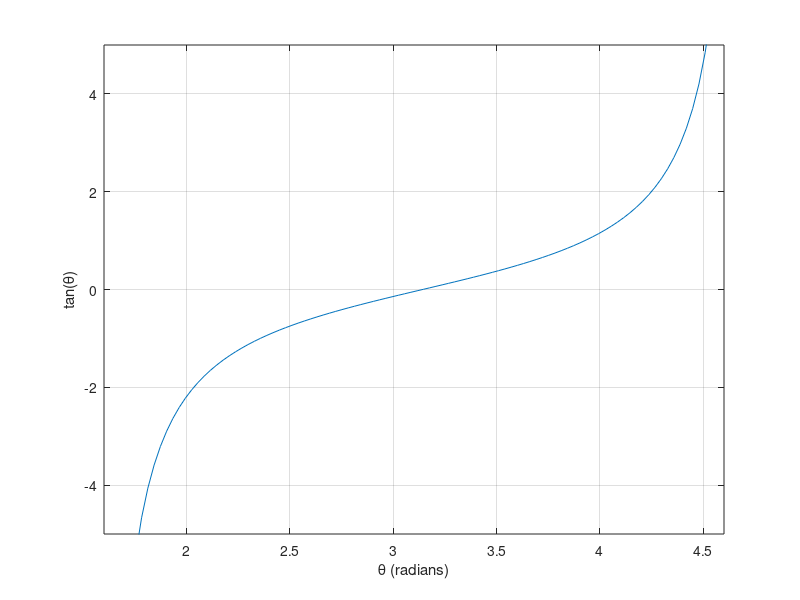

Recreate this plot in MATLAB.
theta = linspace(1.6,4.6);
tandata = tan(theta);
plot(theta,tandata);
xlabel('\theta (radians)');
ylabel('tan(\theta)');
grid on;
axis([min(theta) max(theta) -5 5]);



